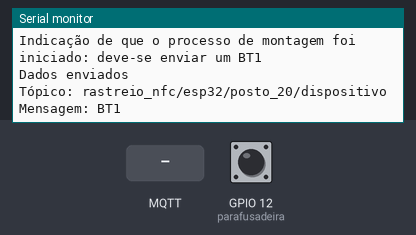
Bench run of a sketch on a simulated ESP32. Shown: the last lines printed to the serial monitor. Inputs (shaded band) come from the test bench; at power-on: GPIO 12 (parafusadeira) HIGH. WiFi joins after 1.5 s; servers stay silent unless stated; no MQTT or app messages arrive unless stated.

Above: at 3.7 s.
3.8 s: MQTT message "camera1" arrives on the first subscribed topic
At 4.4 s:
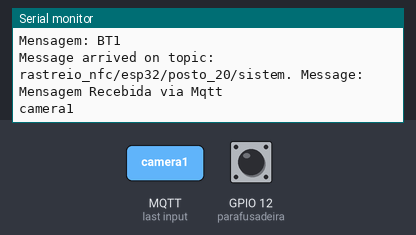
5.3 s: MQTT message "on" arrives on the first subscribed topic
At 5.47 s:
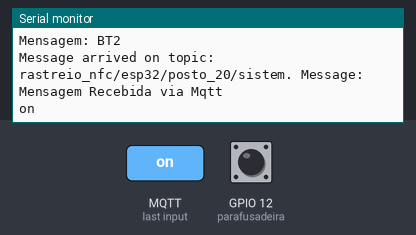
7.0 s: MQTT message "off" arrives on the first subscribed topic
At 7.4 s:
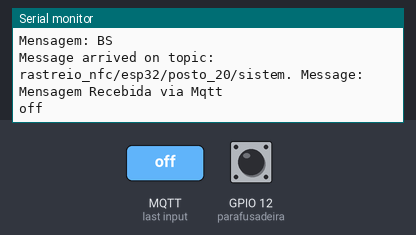

Measured:
- after the input at 3.8 s, the serial monitor: prints a new line at once (image 1)
- after the input at 5.3 s, the serial monitor: prints a new line at once (image 2)
- after the input at 7.0 s, the serial monitor: prints a new line at once (image 3)

The sketch:

prototipo_comunica_sistema.ino
```cpp
#include <PubSubClient.h>
#include <WiFi.h>
#include <Arduino.h>
#include <cstring>
#include <Wire.h>
#include <Preferences.h>

TaskHandle_t reconnect_Task;
TaskHandle_t envio_Task;
TaskHandle_t monitoramento_Parafusadeira_Task;

#define parafusadeira 12    // botao conectado ao GPIO 12

int numero_posto = 20;

char topico_dispositivo[40];
char topico_sistema[35];
char topico_ip[35];
char topico_mac[35];
char id_posto[15];

/* ======================================== SSID e Senha da Wifi */
const char* ssid = "gemeodigital";
const char* password = "gd@2025p";

const char* mqtt_server = "172.16.10.175";

void callback(char* topic, byte* message, unsigned int length);
void envia_dispositivo(char* msg);
void enviar_informacoes_importantes();

//Declarando objeto Wifi
WiFiClient espClient; // Cliente Wi-Fi para comunicação com o broker MQTT

//Declarando objeto MQTT
PubSubClient client(mqtt_server, 1883, callback, espClient); // Cliente MQTT usando o cliente Wi-Fi

char msg[50];  // Buffer para armazenar a mensagem

void setup() {
  Serial.begin(115200);
  Serial.setDebugOutput(true);
  Serial.println();
  /* ---------------------------------------- */

  //Organização de Tópicos dinamicos
  /* ---------------------------------------- */
  snprintf(topico_dispositivo, sizeof(topico_dispositivo), "rastreio_nfc/esp32/posto_%d/dispositivo", numero_posto);
  snprintf(topico_sistema, sizeof(topico_sistema), "rastreio_nfc/esp32/posto_%d/sistema", numero_posto);
  snprintf(topico_ip, sizeof(topico_ip), "rastreio_nfc/esp32/posto_%d/ip", numero_posto);
  snprintf(topico_mac, sizeof(topico_mac), "rastreio_nfc/esp32/posto_%d/mac", numero_posto);
  snprintf(id_posto, sizeof(id_posto), "posto_%d", numero_posto);

  pinMode(parafusadeira, INPUT_PULLUP);

  WiFi.mode(WIFI_STA);
  Serial.println("------------");
  Serial.print("Conectando-se a ");
  Serial.println(ssid);
  WiFi.begin(ssid, password);

  int connecting_process_timed_out = 20; //--> 20 = 20 seconds.
  connecting_process_timed_out = connecting_process_timed_out * 2;

  while (WiFi.status() != WL_CONNECTED) {
    //Flash pisca até que a Wifi esteja conectada
    Serial.print(".");
    vTaskDelay(250);

    if(connecting_process_timed_out > 0) connecting_process_timed_out--;
    // Se o tempo de timeout for superado sem conexão o Esp será reiniciado
    if(connecting_process_timed_out == 0) {
      vTaskDelay(1000);
      ESP.restart();
    }
  }

    /* ---------------------------------------- Criando a task "reconnect_Task" usando o a função xTaskCreatePinnedToCore() */
  // Essa task é responsável pela reconecção ao Broker MQTT em caso de problemas
  xTaskCreatePinnedToCore(
             reconnect_mqtt,     /* Função da Task. */
             "reconnect_mqtt",   /* Nome da Task. */
             4096,               /* Memória destinada a Task */
             NULL,               /* Parâmetro para Task */
             2,                  /* Nível de prioridade da Task */
             &reconnect_Task,    /* Handle da Task */
             1);                 /* Núcleo onde a task é executada 0 ou 1 */
  /* ---------------------------------------- */

  // Essa task é responsável por monitorar o comportamento dos botões
  xTaskCreatePinnedToCore(
             monitoramento_Parafusadeira,          /* Função da Task. */
             "monitoramento_Parafusadeira",        /* Nome da Task. */
             2048,           /* Memória destinada a Task */
             NULL,           /* Parâmetro para Task */
             3,              /* Nível de prioridade da Task */
             &monitoramento_Parafusadeira_Task,    /* Handle da Task */
             0);             /* Núcleo onde a task é executada 0 ou 1 */
  /* ---------------------------------------- */

  //Espera para fazer o envio das informações importantes: IP e Mac
  vTaskDelay(1000 / portTICK_PERIOD_MS );
  Serial.println("");
  enviar_informacoes_importantes();
}

void loop() {
  vTaskDelay(100 / portTICK_PERIOD_MS );
}

// Função para reconectar ao broker MQTT caso a conexão seja perdida
void reconnect_mqtt ( void * pvParameters ) {
  // Tenta se reconectar até que a conexão seja bem-sucedida
  while(1){
    client.loop();
    while (!client.connected())
    {
      Serial.print("Attempting MQTT connection...");
      // Tenta conectar com o ID "camera1", informação de usuário e senha para o broker mqtt
      if (client.connect(id_posto, id_posto, "cepedi123"))
      {
        client.subscribe(topico_sistema);
        Serial.println("connected");     // Se a conexão for bem-sucedida
      }
      else
      {
        // Caso falhe a conexão, imprime o código de erro e tenta novamente após 5 segundos
        Serial.print("failed, rc=");
        Serial.print(client.state());
        Serial.println(" try again in 5 seconds");
        vTaskDelay( 5000 / portTICK_PERIOD_MS );  // Espera 5 segundos antes de tentar novamente
      }
    }
    vTaskDelay(10 / portTICK_PERIOD_MS);
  }
}

// Função responsável por enviar mensagem MQTT após uma leitura
void enviar_mensagem_mqtt(void * pvParameters){
    char *msg_rec = (char *) pvParameters;

    // Se o cliente estiver conectado a mensagem será enviada, senão será enviada a menasgem de erro de conexão
    if(client.connected())
    {
      Serial.println("Dados enviados");
      Serial.print("Tópico: ");
      Serial.println(topico_dispositivo);
      Serial.print("Mensagem: ");
      Serial.println(msg_rec);

      client.publish(topico_dispositivo, msg_rec); // Define o tópico no qual será enviada a mensagem
    }
    else
    {
      Serial.println("Erro conexão");
    }
    vTaskDelete(NULL);
}

bool leituraAnterior_parafusadeira = true;
bool estadoEstavel_parafusadeira = false;             // Estado final confiável
const int tempoDebounce_parafusadeira = 100;
unsigned long tempoUltimaLeitura_parafusadeira = 0;  // Quando a mudança começou

void monitoramento_Parafusadeira ( void * pvParameters ) {
  while(1){
    bool leituraAtual = digitalRead(parafusadeira);

    Serial.println("Indicando que o palete chegou no posto: deve-se enviar um BS");
    envia_dispositivo("BS");
    vTaskDelay(1000 / portTICK_PERIOD_MS);

    Serial.println("Indicação de leitura de palete: deve-se enviar um código de palete associado PLT01 a PLT26; É possível enviar o número de cada cartão NFC");
    envia_dispositivo("PLT01");
    vTaskDelay(1000 / portTICK_PERIOD_MS);

    Serial.println("Indicação de que o processo de montagem foi iniciado: deve-se enviar um BT1");
    envia_dispositivo("BT1");
    vTaskDelay(1000 / portTICK_PERIOD_MS);

    Serial.println("Indicação de que o processo de montagem foi encerrado: deve-se enviar um BT2");
    envia_dispositivo("BT2");
    vTaskDelay(1000 / portTICK_PERIOD_MS);

    Serial.println("Indicando que o palete saiu do posto: deve-se enviar um BD");
    envia_dispositivo("BD");
    vTaskDelay(1000 / portTICK_PERIOD_MS);
  }
}

// Função de callback que é chamada sempre que uma nova mensagem chega a um tópico inscrito
void callback(char* topic, byte* message, unsigned int length) {
  Serial.print("Message arrived on topic: ");  // Imprime o tópico
  Serial.print(topic);
  Serial.print(". Message: ");

  String messageTemp = "";  // String temporária para armazenar a mensagem recebida

  // Imprime e armazena os dados da mensagem
  for (int i = 0; i < length; i++) {
    messageTemp += (char)message[i]; // Adiciona o byte à string messageTemp
  }
  Serial.println("Mensagem Recebida via Mqtt");
  Serial.println(messageTemp);

}

void enviar_informacoes_importantes(){
  bool informacoes = 1;
  //Repete até que as informações sejam enviadas
  while(informacoes){
    if(client.connected()) //Só é realizada a tentativa de envio caso o client mqtt esteja pronto
      {
        Serial.println("Informações Importantes: ");
        String ip = WiFi.localIP().toString();
        String mac = WiFi.macAddress();
        Serial.print("Tópico: ");
        Serial.println(topico_ip);
        Serial.print("Mensagem: ");
        Serial.println(ip);
        Serial.print("Tópico: ");
        Serial.println(topico_mac);
        Serial.print("Mensagem: ");
        Serial.println(mac);

        //Envio das informações nos tópicos dinâmicos via MQTT
        client.publish(topico_ip, ip.c_str());
        client.publish(topico_mac, mac.c_str());
        //A variável recebe false indicando que a informação foi enviada
        informacoes = 0;
      }
      else
      {
        vTaskDelay(1000 / portTICK_PERIOD_MS );
        Serial.println("Erro conexão");
    }
    }
}

void envia_dispositivo(char* msg){
    xTaskCreatePinnedToCore(
        enviar_mensagem_mqtt,     /* Função da Task. */
        "enviar_mensagem_mqtt",   /* Nome da Task. */
        20000,                    /* Memória destinada a Task */
        msg,                      /* Parâmetro para Task */
        4,                        /* Nível de prioridade da Task */
        &envio_Task,              /* Handle da Task */
        1);                       /* Núcleo onde a task é executada 0 ou 1 */
}
```
